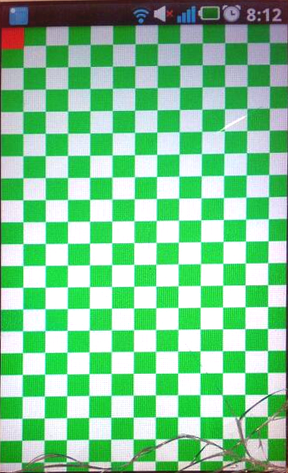
#> input picture dataset/ringan/27413-12.png, 288 x 473 px, shrunk from 348 x 572 before the run
$ python augmentasi.py
#> lines starting #> are read from the running program, lines starting #| are printed output that depends on the picture
"""
augmentasi.py
Melakukan augmentasi citra pada dataset agar mencapai target 100 foto per kelas (total 300 foto).
Teknik augmentasi yang digunakan:
- Flip horizontal & vertikal
- Rotasi (90, 180, 270 derajat)
- Penyesuaian kontras dan kecerahan minor

Jalankan dari root proyek:
    python program/augmentasi.py
"""
import cv2
import random
from pathlib import Path

DATASET_DIR = Path("dataset")
KELAS_LIST = ["ringan", "sedang", "berat"]
TARGET_PER_KELAS = 100
EKSTENSI = {".jpg", ".jpeg", ".png", ".bmp", ".webp"}

def buat_augmentasi(img):
    """Menghasilkan variasi citra dengan transformasi geometrik dan fotometrik."""
    variasi = []

    # 1. Flip horizontal & vertikal
    variasi.append(("fliph", cv2.flip(img, 1)))
    variasi.append(("flipv", cv2.flip(img, 0)))
    variasi.append(("fliphv", cv2.flip(img, -1)))

    # 2. Rotasi
    variasi.append(("rot90", cv2.rotate(img, cv2.ROTATE_90_CLOCKWISE)))
    variasi.append(("rot180", cv2.rotate(img, cv2.ROTATE_180)))
    variasi.append(("rot270", cv2.rotate(img, cv2.ROTATE_90_COUNTERCLOCKWISE)))

    # 3. Kecerahan & Kontras
    variasi.append(("bright_plus", cv2.convertScaleAbs(img, alpha=1.1, beta=15)))
    variasi.append(("bright_minus", cv2.convertScaleAbs(img, alpha=0.9, beta=-15)))
    variasi.append(("contrast_plus", cv2.convertScaleAbs(img, alpha=1.2, beta=0)))

    return variasi

def main():
    print("=" * 60)
    print(f"MEMULAI DATA AUGMENTATION (Target: {TARGET_PER_KELAS} foto/kelas)")
    print("=" * 60)

    total_baru = 0

    for kelas in KELAS_LIST:
        folder = DATASET_DIR / kelas
        if not folder.exists():
            continue

        # Ambil gambar asli (bukan hasil augmentasi sebelumnya)
        semua_file = [f for f in folder.iterdir() if f.suffix.lower() in EKSTENSI]
        file_asli = [f for f in semua_file if not f.name.startswith("aug_")]

        jumlah_sekarang = len(semua_file)
        kekurangan = TARGET_PER_KELAS - jumlah_sekarang

        print(f"\nKelas '{kelas}':")
        print(f"  - Foto saat ini : {jumlah_sekarang}")
        print(f"  - Target        : {TARGET_PER_KELAS}")

        if kekurangan <= 0:
            print("  [OK] Sudah memenuhi atau melebihi target.")
            continue

        print(f"  -> Perlu membuat {kekurangan} foto augmentasi...")
        dibuat = 0

        # Looping sampai jumlah kekurangan terpenuhi
        while dibuat < kekurangan:
            # Acak urutan foto asli agar variasi merata
            shuffled_asli = list(file_asli)
            random.shuffle(shuffled_asli)

            for f_asli in shuffled_asli:
                if dibuat >= kekurangan:
                    break

                img = cv2.imread(str(f_asli))
#> img is the input picture: shape (473, 288, 3); mean B, G, R 145.6, 198.3, 127.1
                if img is None:
                    continue

                daftar_variasi = buat_augmentasi(img)
#> daftar_variasi = 9 items
                # Acak variasi yang dipilih
                random.shuffle(daftar_variasi)

                for tag, img_aug in daftar_variasi:
                    if dibuat >= kekurangan:
                        break

                    nama_baru = f"aug_{tag}_{dibuat+1}_{f_asli.name}"
                    tujuan = folder / nama_baru

                    if not tujuan.exists():
                        cv2.imwrite(str(tujuan), img_aug)
                        dibuat += 1
                        total_baru += 1
#> this loop made 9 passes
#> (tag, nama_baru) on passes 1 to 9: ('bright_minus', 'aug_bright_minus_1_27413-12.png'), ('rot270', 'aug_rot270_2_27413-12.png'), ('flipv', 'aug_flipv_3_27413-12.png'), ('rot90', 'aug_rot90_4_27413-12.png'), ('rot180', 'aug_rot180_5_27413-12.png'), ('fliphv', 'aug_fliphv_6_27413-12.png'), ('fliph', 'aug_fliph_7_27413-12.png'), ('contrast_plus', 'aug_contrast_plus_8_27413-12.png'), ('bright_plus', 'aug_bright_plus_9_27413-12.png')
#> pass 1, in main, `cv2.imwrite(str(tujuan), img_aug)`:
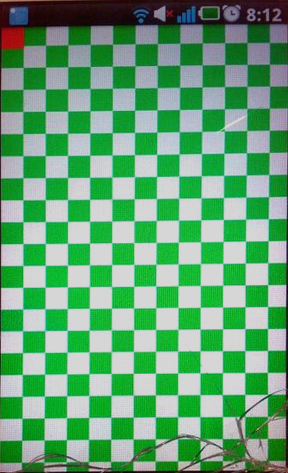
#> saved as aug_bright_minus_1_27413-12.png: shape (473, 288, 3); mean B, G, R 116, 163.4, 99.4
#> pass 2, in main, `cv2.imwrite(str(tujuan), img_aug)`:
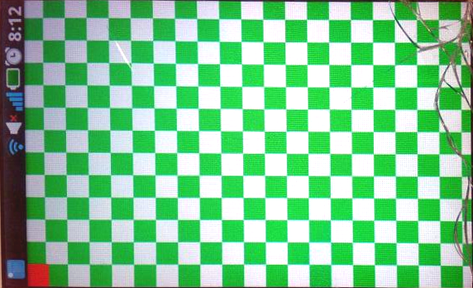
#> saved as aug_rot270_2_27413-12.png: shape (288, 473, 3); mean B, G, R 145.6, 198.3, 127.1
#> after the loop, dibuat = 9; total_baru = 9
#> pass 3 of the loop in main, `for kelas in KELAS_LIST:`:
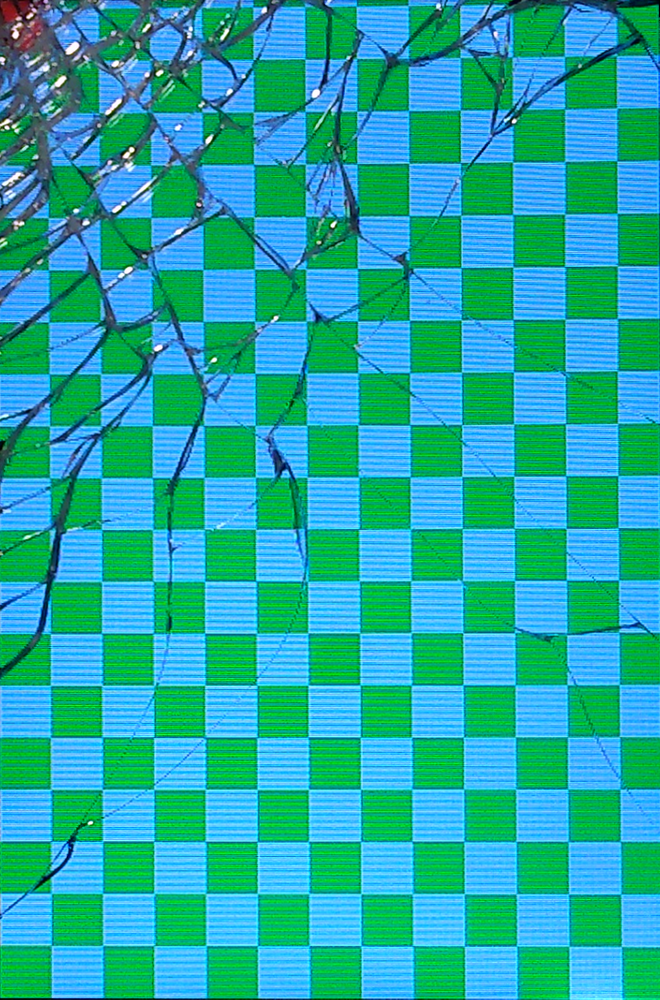
#> input picture dataset/berat/27413-13.png, 660 x 1000 px, shrunk from 798 x 1210 before the run
#> in main, img is the input picture: shape (1000, 660, 3); mean B, G, R 163.8, 169, 34
#> the loop in main, `for tag, img_aug in daftar_variasi:` made 9 passes
#> pass 1, in main, `cv2.imwrite(str(tujuan), img_aug)`:
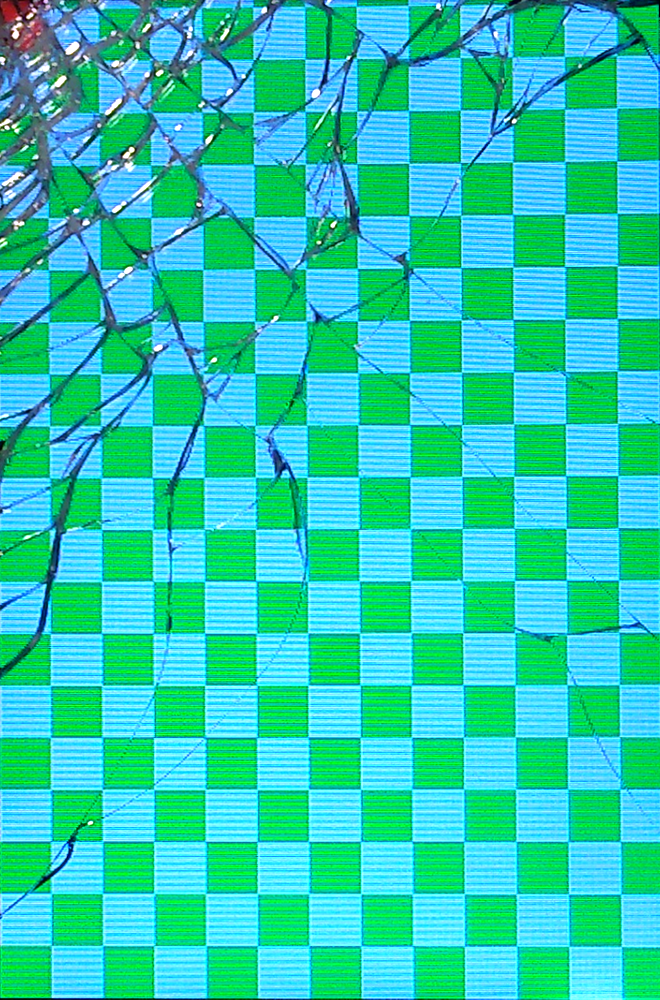
#> saved as aug_contrast_plus_1_27413-13.png: shape (1000, 660, 3); mean B, G, R 175.6, 202.3, 40.7
#> pass 2, in main, `cv2.imwrite(str(tujuan), img_aug)`:
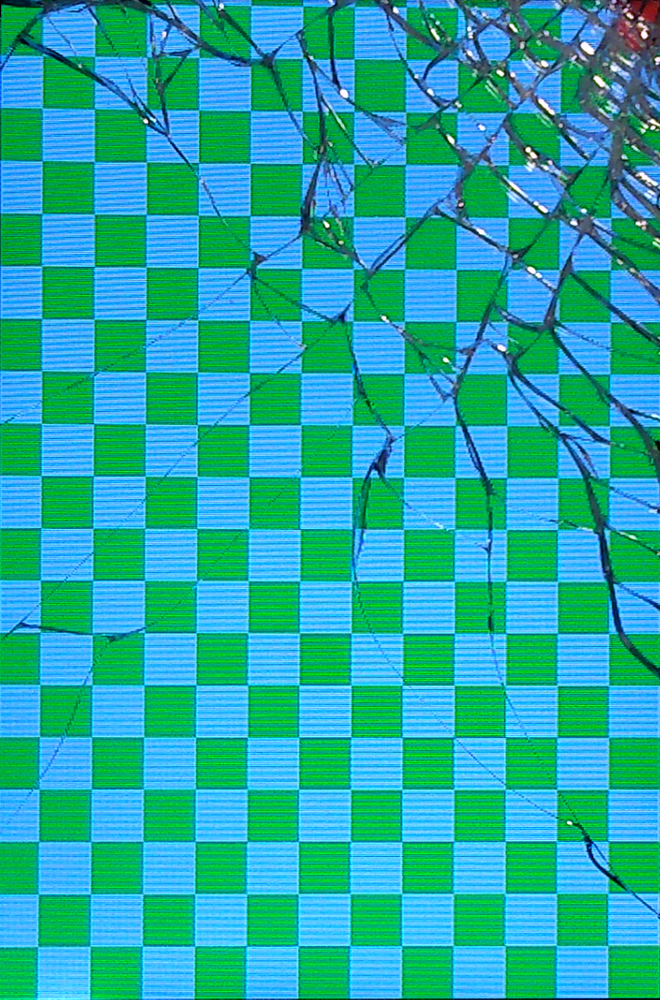
#> saved as aug_fliph_2_27413-13.png: shape (1000, 660, 3); mean B, G, R 163.8, 169, 34

        print(f"  [OK] Berhasil menambahkan {dibuat} foto baru ke '{kelas}'.")

    print("\n" + "=" * 60)
    print(f"AUGMENTASI SELESAI! Total {total_baru} foto baru ditambahkan.")
    print("=" * 60)

if __name__ == "__main__":
    main()
